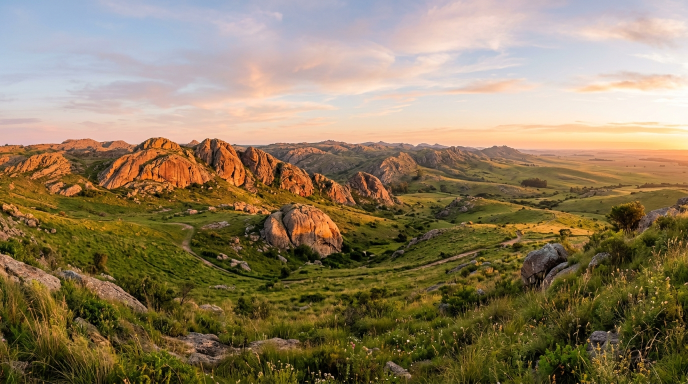
#> input picture assets/social/fondo-sierras-16-9.jpg, 1376 x 768 px (shown at 1/2 size)
$ python generar_portadas.py
#> lines starting #> are read from the running program, lines starting #| are printed output that depends on the picture
#!/usr/bin/env python3
"""
Generador de Portadas Editables para Redes Sociales — Tandil Labs
Permite combinar fondos fotográficos reales de las sierras de Tandil con el logotipo oficial
y textos editables (Título, Bajada, Detalles) para Facebook e Instagram.
"""

import os
import argparse
from PIL import Image, ImageDraw, ImageFont, ImageFilter

BASE_DIR = os.path.dirname(os.path.dirname(os.path.abspath(__file__)))
ASSETS_DIR = os.path.join(BASE_DIR, "assets", "social")
OUTPUT_DIR = os.path.join(ASSETS_DIR, "exportadas")

FONT_BOLD_PATH = "/usr/share/fonts/TTF/DejaVuSans-Bold.ttf"
FONT_REGULAR_PATH = "/usr/share/fonts/gnu-free/FreeSans.otf"
if not os.path.exists(FONT_REGULAR_PATH):
    FONT_REGULAR_PATH = "/usr/share/fonts/TTF/DejaVuSans.ttf"

def get_font(path, size):
    try:
        return ImageFont.truetype(path, size)
    except Exception:
        return ImageFont.load_default()

def crear_portada(
    formato="facebook",
    fondo_path=None,
    logo_path=None,
    titulo="TANDIL LABS",
    subtitulo="Software & Automatización",
    detalle="Sistemas a Medida • Tandil, Buenos Aires",
    salida_path=None,
    alineacion="derecha",
    oscurecer=0.25
):
#> called with formato = 'facebook', titulo = 'TANDIL LABS', subtitulo = 'Software & Automatización', detalle = 'Sistemas a Medida • Tandil, Buenos Aires', alineacion = 'derecha', oscurecer = 0.25
    os.makedirs(OUTPUT_DIR, exist_ok=True)

    if formato == "facebook":
        target_size = (1920, 1080)
        default_fondo = os.path.join(ASSETS_DIR, "fondo-sierras-16-9.jpg")
        default_salida = os.path.join(OUTPUT_DIR, "portada_facebook_generada.jpg")
    else:
        target_size = (1080, 1080)
        default_fondo = os.path.join(ASSETS_DIR, "fondo-sierras-1-1.jpg")
        default_salida = os.path.join(OUTPUT_DIR, "portada_instagram_generada.jpg")
        alineacion = "centro"

    fondo_path = fondo_path or default_fondo
    logo_path = logo_path or os.path.join(ASSETS_DIR, "logo-transparent-hd.png")
    salida_path = salida_path or default_salida

    if os.path.exists(fondo_path):
        bg = Image.open(fondo_path).convert("RGBA")
        bg_ratio = bg.width / bg.height
#> bg_ratio = 1.79
        target_ratio = target_size[0] / target_size[1]
        if bg_ratio > target_ratio:
            new_height = target_size[1]
            new_width = int(new_height * bg_ratio)
#> new_width = 1935
        else:
            new_width = target_size[0]
            new_height = int(new_width / bg_ratio)
        bg = bg.resize((new_width, new_height), Image.Resampling.LANCZOS)
#> bg: PIL image 1935x1080 RGBA
        left = (new_width - target_size[0]) // 2
#> left = 7
        top = (new_height - target_size[1]) // 2
        bg = bg.crop((left, top, left + target_size[0], top + target_size[1]))
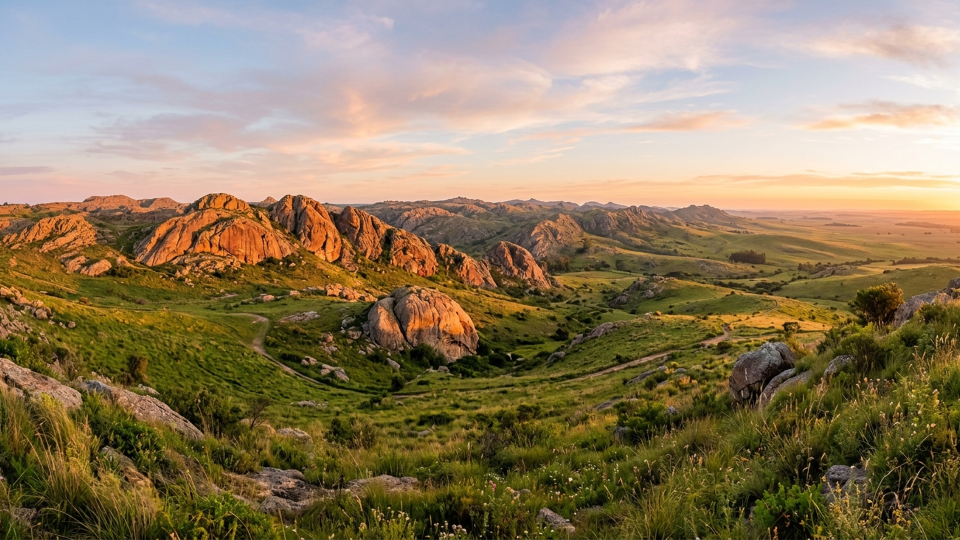
#> bg: PIL image 1920x1080 RGBA (shown at 1/2 size); mean R, G, B, A 142.5, 125.5, 96.2, 255
    else:
        bg = Image.new("RGBA", target_size, (10, 15, 25, 255))

    if oscurecer > 0:
        overlay = Image.new("RGBA", target_size, (0, 0, 0, 0))
#> overlay: PIL image 1920x1080 RGBA; every value is 0
        draw_ov = ImageDraw.Draw(overlay)
        if alineacion == "derecha":
            for x in range(target_size[0]):
                factor = max(0.0, (x - target_size[0] * 0.35) / (target_size[0] * 0.65))
                alpha = int(255 * oscurecer * (factor ** 1.3))
                draw_ov.line([(x, 0), (x, target_size[1])], fill=(5, 10, 18, alpha))
        else:
            for y in range(target_size[1]):
                dist = abs(y - target_size[1] * 0.35) / (target_size[1] * 0.5)
                alpha = int(255 * oscurecer * max(0.0, 1.0 - dist * 0.5))
                draw_ov.line([(0, y), (target_size[0], y)], fill=(5, 10, 18, alpha))
        bg = Image.alpha_composite(bg, overlay)
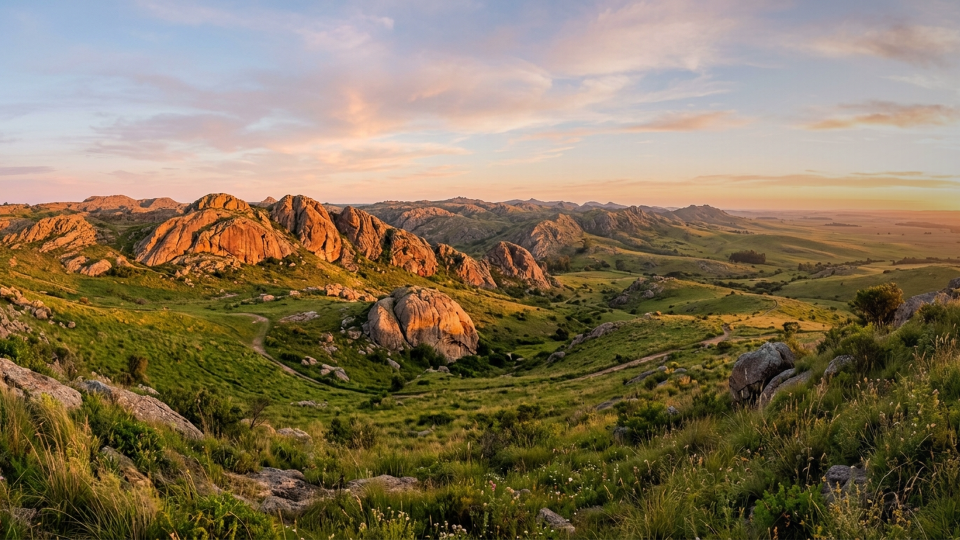
#> bg: PIL image 1920x1080 RGBA (shown at 1/2 size); mean R, G, B, A 132.6, 117, 90.4, 255

    if os.path.exists(logo_path):
        logo = Image.open(logo_path).convert("RGBA")
        if formato == "facebook":
            logo_w = 420
            logo_h = int(logo.height * (logo_w / logo.width))
            logo = logo.resize((logo_w, logo_h), Image.Resampling.LANCZOS)
            if alineacion == "derecha":
                logo_x = int(target_size[0] * 0.68 - logo_w // 2)
                logo_y = int(target_size[1] * 0.28)
            else:
                logo_x = (target_size[0] - logo_w) // 2
                logo_y = int(target_size[1] * 0.22)
        else:
            logo_w = 400
            logo_h = int(logo.height * (logo_w / logo.width))
            logo = logo.resize((logo_w, logo_h), Image.Resampling.LANCZOS)
            logo_x = (target_size[0] - logo_w) // 2
            logo_y = int(target_size[1] * 0.20)

        glow = Image.new("RGBA", target_size, (0, 0, 0, 0))
        glow_draw = ImageDraw.Draw(glow)
        glow_box = [logo_x - 30, logo_y - 30, logo_x + logo_w + 30, logo_y + logo_h + 30]
        glow_draw.ellipse(glow_box, fill=(0, 229, 255, 45))
        glow = glow.filter(ImageFilter.GaussianBlur(radius=35))
        bg = Image.alpha_composite(bg, glow)
        bg.paste(logo, (logo_x, logo_y), logo)

    draw = ImageDraw.Draw(bg)

    if formato == "facebook":
        font_sub = get_font(FONT_BOLD_PATH, 28)
        font_det = get_font(FONT_REGULAR_PATH, 20)

#> (the run stopped early here; a loop or call above may not have finished)
